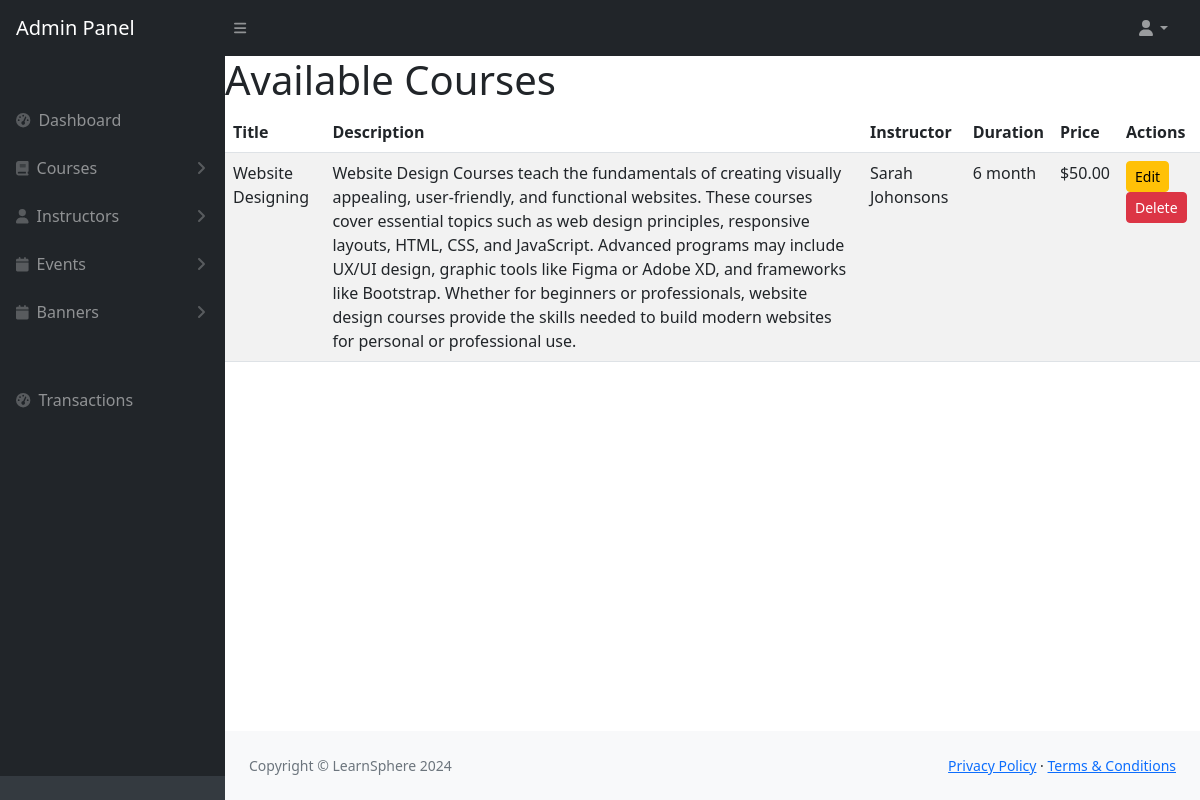
Page /course_list/ on the committed database.
### users/models.py (models this page shows, shortened)
class Course(models.Model):
    title = models.CharField(max_length=200)
    description = models.TextField()
    instructor = models.CharField(max_length=100)
    duration = models.CharField(max_length=50)  # e.g., "10 hours"
    price = models.DecimalField(max_digits=10, decimal_places=2, default=0.00)
    image = models.ImageField(upload_to='courses/', null=True, blank=True)
    created_at = models.DateTimeField(auto_now_add=True)

### users/views.py (the view)
# urls.py: path('course_list/', views.course_list, name="course_list"),
def course_list(request):
    courses = Course.objects.all()
    return render(request, 'course_list.html', {'courses': courses})

### users/templates/course_list.html (shortened to what this page needs)
<!DOCTYPE html>
<html lang="en">
{% load static %}
    <head>
        {% include 'head.html' %}
         </head>
    <body class="sb-nav-fixed">
 {% include 'navbar.html' %}
        <div id="layoutSidenav">
            <div id="layoutSidenav_nav">
                 {% include 'sidebar.html' %}
            </div>
            <div id="layoutSidenav_content">
                <main>
                   <div class="card-body">
                    <h1>Available Courses</h1>
                    <table id="datatablesSimple" class="table table-striped">
                        <thead>
                            <tr>
                                <th>Title</th>
                                <th>Description</th>
                                <th>Instructor</th>
                                <th>Duration</th>
                                <th>Price</th>
                                 <th>Actions</th>
                            </tr>
                        </thead>
                        <tbody>
                            {% for course in courses %}
                            <tr>
                                <td>{{ course.title }}</td>
                                <td>{{ course.description }}</td>
                                <td>{{ course.instructor }}</td>
                                <td>{{ course.duration }}</td>
                                <td>${{ course.price }}</td>
                                <td>
                    <a href="{% url 'edit_course' course.id %}" class="btn btn-warning btn-sm">Edit</a>
                    <a href="{% url 'delete_course' course.id %}" class="btn btn-danger btn-sm">Delete</a>
                </td>
                            </tr>
                            {% empty %}
                            <tr>
                                <td colspan="5">No courses available at the moment.</td>
                            </tr>
                            {% endfor %}
                        </tbody>
                    </table>
                </div>
</main>
{% include 'footer.html' %}
</div>
</div>
</body>
</html>

### rows in the picture
Course: title "Website Designing", description "Website Design Courses teach the fundamentals of creating visually appealing, user-friendly, and functional websites. These courses cover essential topics such as web design principles, responsive layouts, HTML, CSS, and JavaScript. Advanced programs may include UX/UI design, graphic tools like Figma or Adobe XD, and frameworks like Bootstrap. Whether for beginners or professionals, website design courses provide the skills needed to build modern websites for personal or professional use.", instructor "Sarah Johonsons", duration "6 month", price "50.00"
